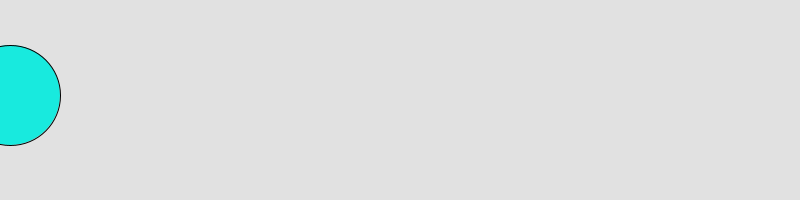
Frame 1 (no input)
Frame 60 (the mouse pressed at the canvas centre just before this capture): identical to frame 1, image omitted
Frame 120 (the mouse held since frame 60 and released just before this capture): blank canvas, image omitted

The Processing sketch that drew this single still picture (run headless with seeded random() and noise(); from frame 60 on, the mouse is pressed at the canvas centre):

// Processing sketch: sketch_171014d
// ── sketch_171014d.pde
int xposition = 10;
void setup() {
  size(800, 200);
}
void draw() {
  background(225);
  //3. make it a nice color
 fill(#18EADE);
  //4. if the mouse is pressed...
  if(mousePressed){
    
    //5. ... change the X coordinate so that the dot moves to the right
     xposition = xposition +999999999;
    
    
    
  }
           

  //2. Draw an ellipse of height and width 100. Make sure to use your variable for the X position.
  ellipse(xposition,95,100,100);
//6. Make your dot move really fast so that it can win the race (you have to figure out what part of your code to change)
//7. Use this method to play a ding when your dot crosses the finish line.
}
